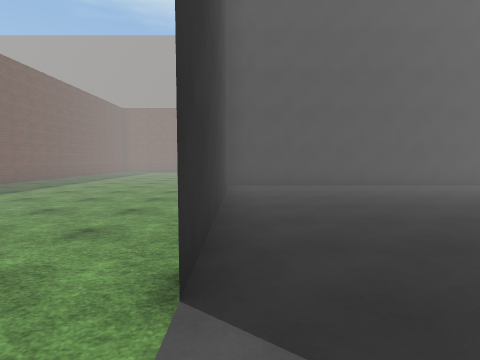
view 1 (above)

23 first-person views from a walk through a 3-D level made in the Unity game engine. The camera is 1.4 m above the floor, tilts 4° down and sees 80° across. The floor is counted in squares, 2 m on a side. Each view is taken from the middle of a square. On the plan, view 1 faces up. The plan holds only what a view shows up to about 10 squares ahead; the rest is blank. The place goes on beyond the plan. The player is left out. Some animated figures are not drawn. Surface patterns are stand-ins for the level's own textures.

view 2
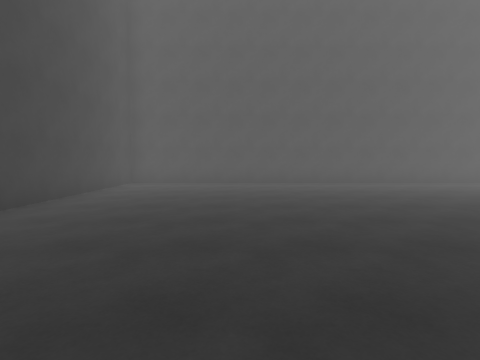

view 3
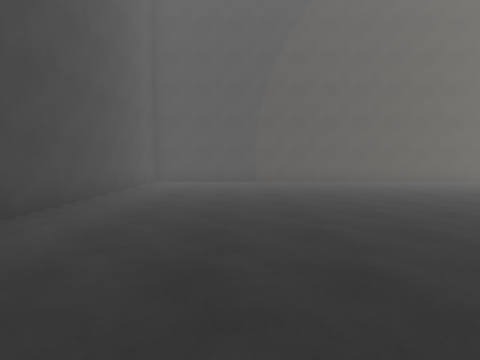

view 4
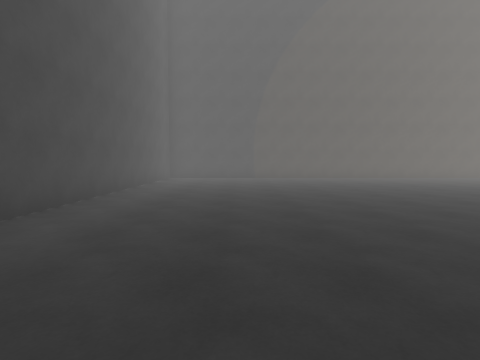

view 5
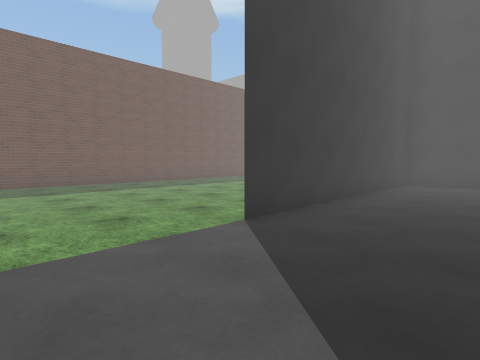

view 6
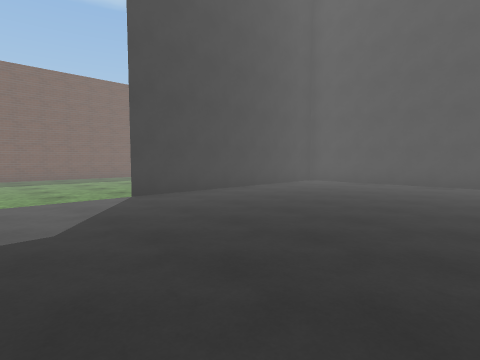

view 7
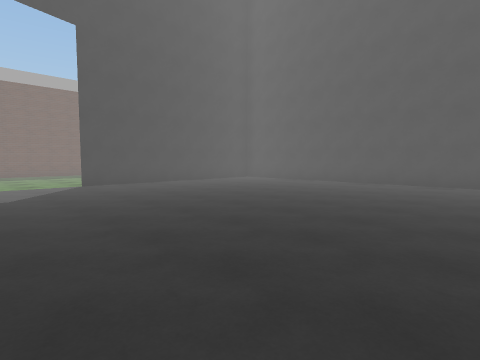

view 8
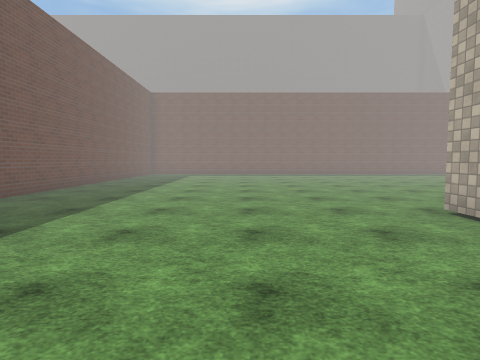

view 9
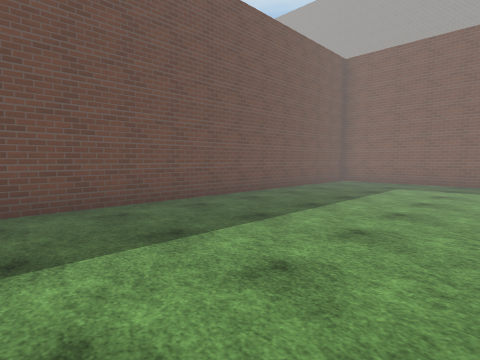

view 10
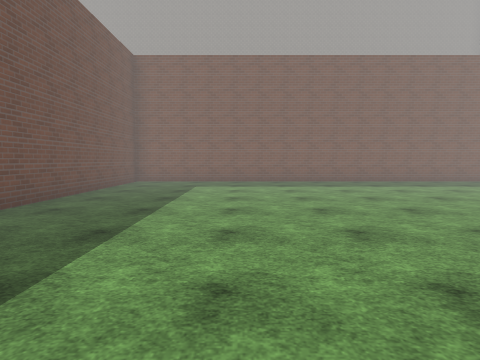

view 11
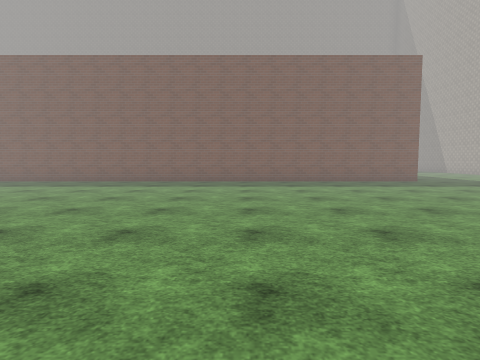

view 12
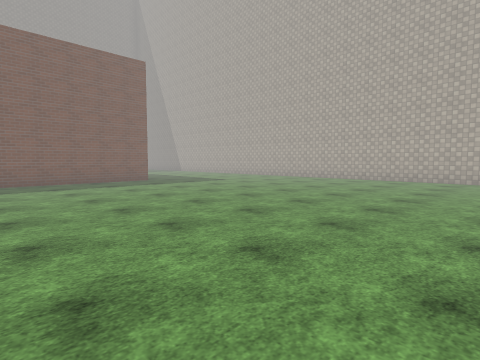

view 13
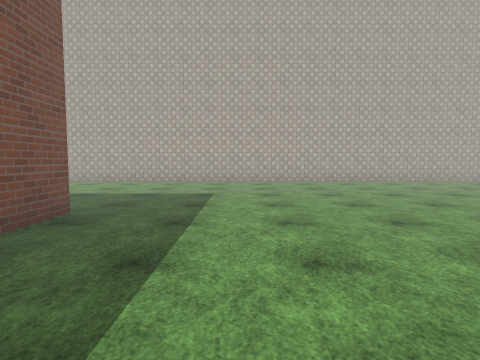

view 14
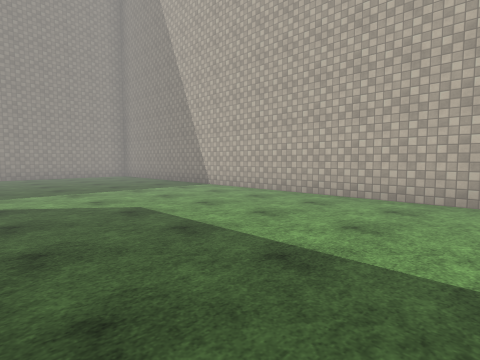

view 15
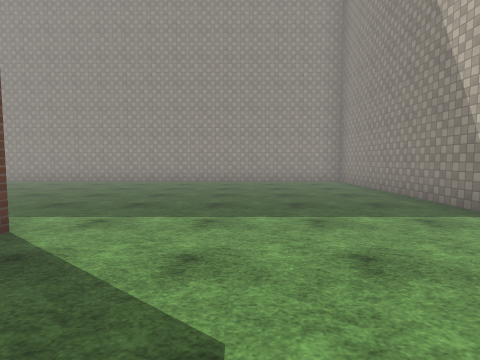

view 16
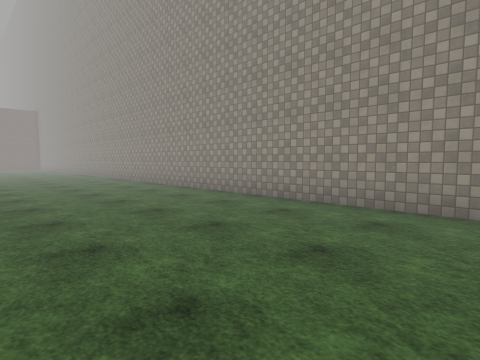

view 17
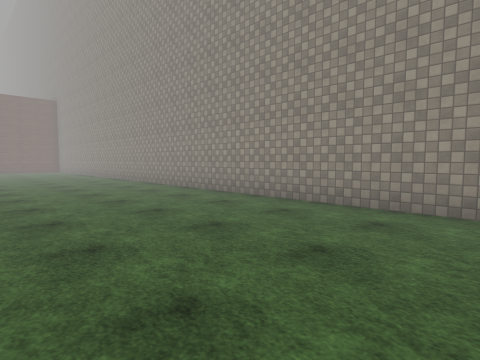

view 18
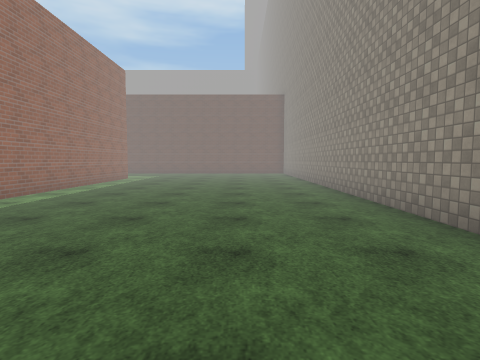

view 19
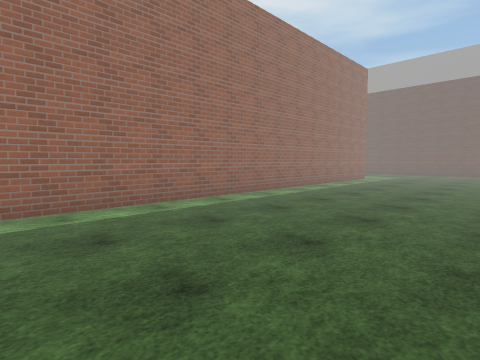

view 20
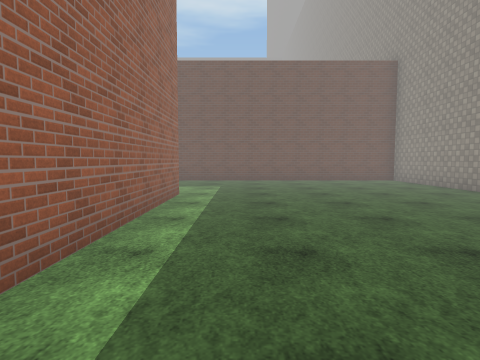

view 21
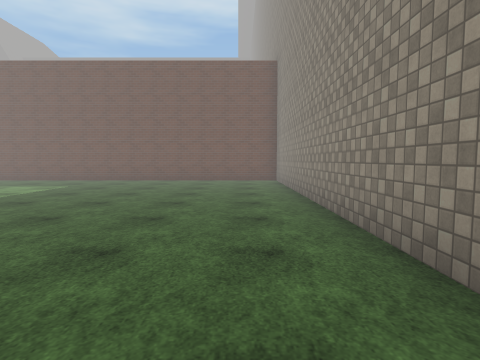

view 22
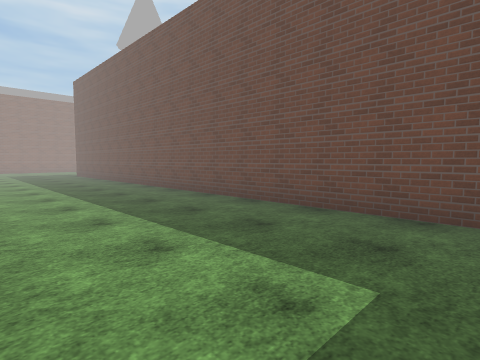

view 23
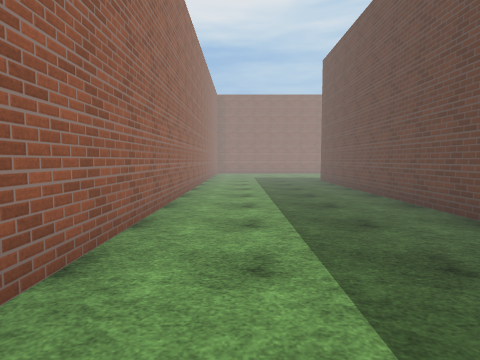

### Floor plan
Points are (right, up) in squares from view 1. A wall is a line through its corners. A room is listed if a view was taken in it or the views show most of it. See-through windows are left out.
Room 1 (views 1, 2, 3, 4, 5, 6, 7)
walls: (13.2, -1.5) (13.2, 7.9); (13.2, 7.7) (-0.3, 7.7) (-0.3, 1.4)
ways out: opening at (-0.7, 0) to room 2
Room 2 (views 8, 9, 10, 11, 12, 13, 14, 15, 16, 17, 18, 19, 20, 21, 22, 23)
walls: (7.9, 18.2) (-7.3, 18.2) (-7.3, 8.8); (-0.3, 7.1) (-0.3, 7.8); (-12.9, 11.1) (-12.9, 19.8); (-12.9, 23.8) (-2.2, 23.8); (-7.3, 3.9) (-7.3, -0.2); (13.2, 7.9) (13.2, 30.3) (-16.8, 30.3) (-16.8, 11.2)
ways out: opening at (-0.7, 0) to room 1

Positions as (right, up) in squares from view 1, and headings:
1: (0, 0), facing up
2: (3, -1), facing up
3: (4, 5), facing right
4: (2, 5), facing right
5: (2, -1), facing up-left
6: (5, -1), facing up-left
7: (8, -1), facing up-left
8: (-3, 4), facing up
9: (-3, 9), facing up-left
10: (-4, 9), facing up
11: (2, 9), facing up
12: (3, 9), facing up-right
13: (4, 16), facing right
14: (8, 18), facing up-right
15: (10, 21), facing up
16: (7, 26), facing up-left
17: (2, 26), facing up-left
18: (-2, 28), facing left
19: (-2, 28), facing down-left
20: (-7, 25), facing left
21: (-7, 29), facing left
22: (-13, 25), facing down-left
23: (-14, 21), facing down
